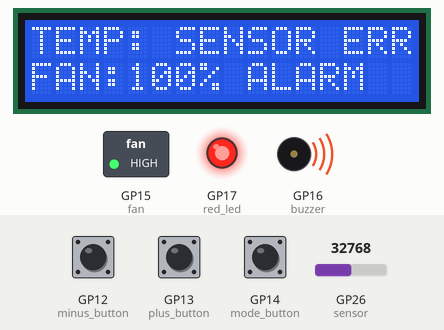
The program below on a simulated Raspberry Pi Pico running MicroPython. On the bench: 16×2 character LCD, switched loads named in the program (green lamp = pin HIGH), output pins drawn as LEDs (lit = HIGH), buzzer (waves = sounding, pin HIGH). Inputs (shaded band) come from the test bench; at power-on: GP26 (sensor) = 32768, GP14 (mode_button) HIGH, GP13 (plus_button) HIGH, GP12 (minus_button) HIGH (analog values on the 0–65535 scale). The interpreter's speed is modelled, so counts of loop turns are approximate; what the program prints to the serial console is not drawn.

Above: at 1.3 s.
1.4 s: GP26 (sensor) set to 10576
At 1.9 s:
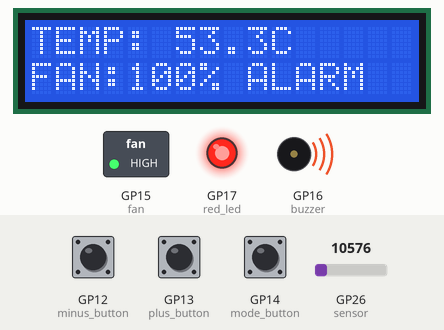
3.0 s: GP26 (sensor) set to 9232
At 3.9 s:
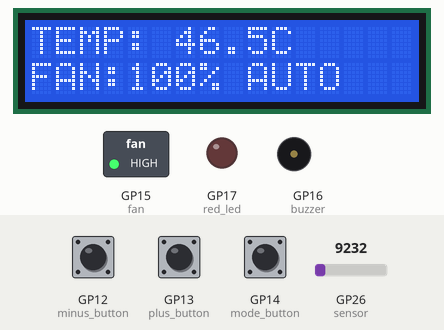
4.6 s: GP14 (mode_button) pulled LOW for 0.15 s
At 5.7 s:
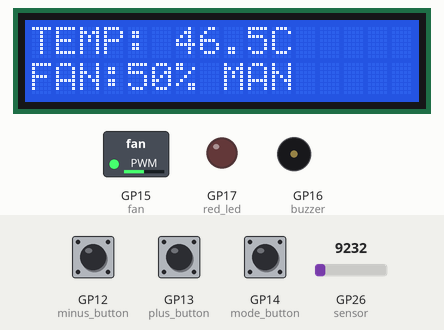
6.2 s: GP13 (plus_button) pulled LOW for 0.15 s
At 7.5 s:
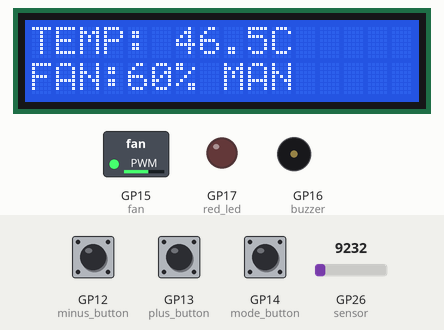
7.8 s: GP26 (sensor) set to 19660
At 8.8 s:
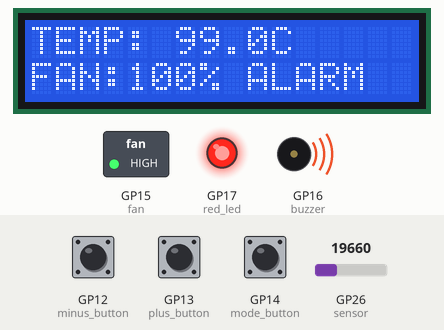
9.4 s: GP26 (sensor) set to 7864
At 10.0 s:
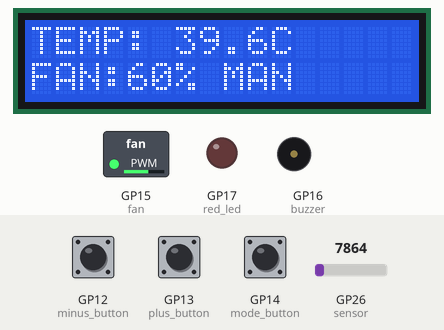
Timing chart, 0 to 11.9 s (numbered marks = the images above; inputs shaded):
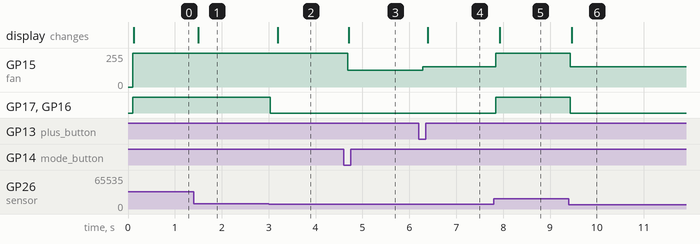

The program:

main.py
```python
# Smart Temperature-Controlled Fan V6 - Proteus MicroPython / Raspberry Pi Pico
# Four-pin I2C-16X2 display at 0x3F, standard PCF8574 backpack mapping
from machine import Pin, ADC, PWM, I2C
from time import sleep_ms, ticks_ms, ticks_diff

LCD_ADDRESS = 0x3F
ADC_REF_VOLTS = 3.3
TEMP_OFFSET_C = 0.0       # Calibrate only after comparing with a trusted reference
SENSOR_PERIOD_MS = 50
DISPLAY_PERIOD_MS = 150
BUTTON_DEBOUNCE_MS = 40
ALARM_ON_C = 50.0
ALARM_OFF_C = 49.0       # Hysteresis prevents alarm chatter

class LCD1602:
    RS = 0x01
    EN = 0x04
    BL = 0x08

    def __init__(self, i2c, address):
        self.i2c = i2c
        self.addr = address
        self.lines = [None, None]
        sleep_ms(50)
        self._nibble(0x30)
        sleep_ms(5)
        self._nibble(0x30)
        sleep_ms(2)
        self._nibble(0x30)
        sleep_ms(2)
        self._nibble(0x20)
        sleep_ms(2)
        self.command(0x28)   # 4-bit, two lines
        self.command(0x08)   # Display off
        self.command(0x01)   # Clear display
        sleep_ms(3)         # LCD clear command is slower
        self.command(0x06)   # Entry mode
        self.command(0x0C)   # Display on, cursor off

    def _nibble(self, upper, rs=0):
        b = (upper & 0xF0) | self.BL | rs
        self.i2c.writeto(self.addr, bytes([b | self.EN, b]))

    def command(self, value):
        self._send(value, 0)

    def _send(self, value, rs):
        h = (value & 0xF0) | self.BL | rs
        l = ((value << 4) & 0xF0) | self.BL | rs
        self.i2c.writeto(self.addr, bytes([
            h | self.EN, h, l | self.EN, l
        ]))

    def line(self, row, message):
        text = str(message)[:16]
        while len(text) < 16:
            text += ' '
        if self.lines[row] == text:
            return
        self.command(0x80 if row == 0 else 0xC0)
        # Send whole row in one I2C operation instead of 32 separate ones.
        packet = bytearray(16 * 4)
        pos = 0
        for char in text:
            value = ord(char)
            h = (value & 0xF0) | self.BL | self.RS
            l = ((value << 4) & 0xF0) | self.BL | self.RS
            packet[pos] = h | self.EN
            packet[pos + 1] = h
            packet[pos + 2] = l | self.EN
            packet[pos + 3] = l
            pos += 4
        self.i2c.writeto(self.addr, packet)
        self.lines[row] = text

class Button:
    def __init__(self, pin):
        self.pin = Pin(pin, Pin.IN, Pin.PULL_UP)
        self.stable = self.pin.value()
        self.previous_raw = self.stable
        self.changed_at = ticks_ms()

    def pressed(self, now):
        raw = self.pin.value()
        if raw != self.previous_raw:
            self.previous_raw = raw
            self.changed_at = now
        if raw != self.stable and ticks_diff(now, self.changed_at) >= BUTTON_DEBOUNCE_MS:
            self.stable = raw
            return raw == 0
        return False

# Outputs OFF at start.
buzzer = Pin(16, Pin.OUT)
red_led = Pin(17, Pin.OUT)
buzzer.value(0)
red_led.value(0)
fan = PWM(Pin(15))
fan.freq(1000)
fan.duty_u16(0)

sensor = ADC(Pin(26))
mode_button = Button(14)
plus_button = Button(13)
minus_button = Button(12)

bus = I2C(0, sda=Pin(0), scl=Pin(1), freq=100000)
print('I2C addresses:', [hex(a) for a in bus.scan()])
lcd = None
if LCD_ADDRESS in bus.scan():
    try:
        lcd = LCD1602(bus, LCD_ADDRESS)
        lcd.line(0, 'SMART FAN V6')
        lcd.line(1, 'STARTING...')
    except Exception as exc:
        print('LCD initialization failed:', exc)
        lcd = None
else:
    print('LCD 0x3F not found; fan control continues.')


def read_temperature():
    # Fast four-sample ADC average; no artificial sleep between samples.
    total = 0
    for _ in range(4):
        total += sensor.read_u16()
    raw = total / 4
    voltage = raw * ADC_REF_VOLTS / 65535.0
    return voltage * 100.0 + TEMP_OFFSET_C


def auto_speed(t):
    if t < 30:
        return 0
    if t < 35:
        return 30
    if t < 40:
        return 50
    if t < 45:
        return 75
    return 100


def temp_string(t):
    # Explicit one-decimal rounding; avoids unsupported format features.
    tenths = int(t * 10 + 0.5)
    return str(tenths // 10) + '.' + str(tenths % 10)

manual_mode = False
manual_speed = 50
speed = -1
alarm = False
sensor_fault = True
last_sensor = ticks_ms() - SENSOR_PERIOD_MS
last_display = ticks_ms() - DISPLAY_PERIOD_MS
temperature = 0.0

while True:
    now = ticks_ms()
    if mode_button.pressed(now):
        manual_mode = not manual_mode
    if plus_button.pressed(now) and manual_mode:
        manual_speed = min(100, manual_speed + 10)
    if minus_button.pressed(now) and manual_mode:
        manual_speed = max(0, manual_speed - 10)

    if ticks_diff(now, last_sensor) >= SENSOR_PERIOD_MS:
        last_sensor = now
        try:
            temperature = read_temperature()
            # Out-of-range detection cannot identify all disconnected sensor faults.
            sensor_fault = (temperature < 1.0 or temperature > 120.0)
        except Exception as exc:
            print('ADC error:', exc)
            sensor_fault = True

        if sensor_fault or temperature >= ALARM_ON_C:
            alarm = True
        elif temperature <= ALARM_OFF_C:
            alarm = False

        if alarm:
            requested_speed = 100
        elif manual_mode:
            requested_speed = manual_speed
        else:
            requested_speed = auto_speed(temperature)

        if requested_speed != speed:
            speed = requested_speed
            fan.duty_u16(int(speed * 65535 / 100))

        buzzer.value(1 if alarm else 0)
        red_led.value(1 if alarm else 0)

    if ticks_diff(now, last_display) >= DISPLAY_PERIOD_MS:
        last_display = now
        if sensor_fault:
            first = 'TEMP: SENSOR ERR'
        else:
            first = 'TEMP: ' + temp_string(temperature) + 'C'
        if alarm:
            second = 'FAN:100% ALARM'
        else:
            second = 'FAN:' + str(speed) + '% ' + ('MAN' if manual_mode else 'AUTO')
        if lcd is not None:
            try:
                lcd.line(0, first)
                lcd.line(1, second)
            except Exception as exc:
                print('LCD update error:', exc)
                lcd = None
        print(first, '|', second)

    sleep_ms(5)
```

Measured:
- the behaviour switches between 9744 and 9728 on GP26 (sensor) (found by bisection; images 1 and 2)
- after the input at 1.4 s, the display: changes after 0.10 s (image 1)
- after the input at 3.0 s, GP17 (red_led), GP16 (buzzer): HIGH → LOW at once; the display: changes after 0.19 s (image 2)
- after the input at 4.6 s, GP15 (fan): 255/255 → 127/255 after 0.09 s; the display: changes after 0.11 s (image 3)
- after the input at 6.2 s, GP15 (fan): 127/255 → 153/255 after 0.09 s; the display: changes after 0.19 s (image 4)
- after the input at 7.8 s, GP15 (fan): 153/255 → 255/255 at once; GP17 (red_led), GP16 (buzzer): LOW → HIGH at once; the display: changes after 0.13 s (image 5)
- after the input at 9.4 s, GP15 (fan): 255/255 → 153/255 at once; GP17 (red_led), GP16 (buzzer): HIGH → LOW at once; the display: changes after 0.06 s (image 6)
